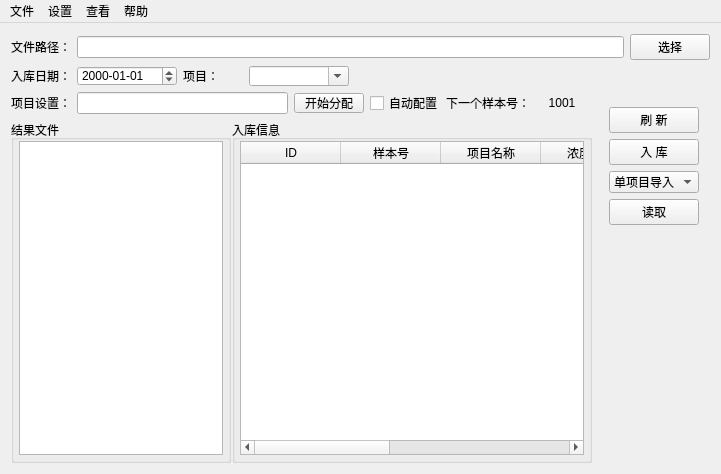
<?xml version="1.0" encoding="UTF-8"?>
<ui version="4.0">
 <class>BaseWindow</class>
 <widget class="QMainWindow" name="BaseWindow">
  <property name="geometry">
   <rect>
    <x>0</x>
    <y>0</y>
    <width>721</width>
    <height>474</height>
   </rect>
  </property>
  <property name="windowTitle">
   <string>MainWindow</string>
  </property>
  <property name="windowIcon">
   <iconset resource="pics.qrc">
    <normaloff>:/pics/analysis_128px.png</normaloff>:/pics/analysis_128px.png</iconset>
  </property>
  <widget class="QWidget" name="centralWidget">
   <layout class="QVBoxLayout" name="verticalLayout_3">
    <item>
     <layout class="QHBoxLayout" name="horizontalLayout">
      <item>
       <widget class="QLabel" name="label">
        <property name="sizePolicy">
         <sizepolicy hsizetype="Fixed" vsizetype="Fixed">
          <horstretch>0</horstretch>
          <verstretch>0</verstretch>
         </sizepolicy>
        </property>
        <property name="text">
         <string>文件路径：</string>
        </property>
       </widget>
      </item>
      <item>
       <widget class="QLineEdit" name="FilePath_LineEdit">
        <property name="readOnly">
         <bool>true</bool>
        </property>
       </widget>
      </item>
      <item>
       <widget class="QPushButton" name="Select_PushButton">
        <property name="sizePolicy">
         <sizepolicy hsizetype="Fixed" vsizetype="Fixed">
          <horstretch>0</horstretch>
          <verstretch>0</verstretch>
         </sizepolicy>
        </property>
        <property name="text">
         <string>选择</string>
        </property>
       </widget>
      </item>
     </layout>
    </item>
    <item>
     <layout class="QHBoxLayout" name="horizontalLayout_7">
      <item>
       <layout class="QVBoxLayout" name="main_VerticalLayout">
        <item>
         <layout class="QHBoxLayout" name="item_HorizontalLayout">
          <item>
           <widget class="QLabel" name="date_Label">
            <property name="sizePolicy">
             <sizepolicy hsizetype="Fixed" vsizetype="Fixed">
              <horstretch>0</horstretch>
              <verstretch>0</verstretch>
             </sizepolicy>
            </property>
            <property name="minimumSize">
             <size>
              <width>60</width>
              <height>20</height>
             </size>
            </property>
            <property name="maximumSize">
             <size>
              <width>60</width>
              <height>20</height>
             </size>
            </property>
            <property name="text">
             <string>入库日期：</string>
            </property>
           </widget>
          </item>
          <item>
           <widget class="QDateEdit" name="SampleDate_DateEdit">
            <property name="sizePolicy">
             <sizepolicy hsizetype="Fixed" vsizetype="Fixed">
              <horstretch>0</horstretch>
              <verstretch>0</verstretch>
             </sizepolicy>
            </property>
            <property name="minimumSize">
             <size>
              <width>100</width>
              <height>20</height>
             </size>
            </property>
            <property name="maximumSize">
             <size>
              <width>100</width>
              <height>20</height>
             </size>
            </property>
            <property name="displayFormat">
             <string>yyyy-MM-dd</string>
            </property>
           </widget>
          </item>
          <item>
           <widget class="QLabel" name="item_Label">
            <property name="sizePolicy">
             <sizepolicy hsizetype="Fixed" vsizetype="Fixed">
              <horstretch>0</horstretch>
              <verstretch>0</verstretch>
             </sizepolicy>
            </property>
            <property name="minimumSize">
             <size>
              <width>60</width>
              <height>20</height>
             </size>
            </property>
            <property name="maximumSize">
             <size>
              <width>60</width>
              <height>20</height>
             </size>
            </property>
            <property name="text">
             <string>项目：</string>
            </property>
           </widget>
          </item>
          <item>
           <widget class="QComboBox" name="ItemCode_ComboBox">
            <property name="sizePolicy">
             <sizepolicy hsizetype="Fixed" vsizetype="Fixed">
              <horstretch>0</horstretch>
              <verstretch>0</verstretch>
             </sizepolicy>
            </property>
            <property name="minimumSize">
             <size>
              <width>100</width>
              <height>20</height>
             </size>
            </property>
            <property name="maximumSize">
             <size>
              <width>100</width>
              <height>20</height>
             </size>
            </property>
            <property name="editable">
             <bool>true</bool>
            </property>
           </widget>
          </item>
          <item>
           <widget class="QLabel" name="FileSuffix_Label">
            <property name="sizePolicy">
             <sizepolicy hsizetype="Fixed" vsizetype="Fixed">
              <horstretch>0</horstretch>
              <verstretch>0</verstretch>
             </sizepolicy>
            </property>
            <property name="minimumSize">
             <size>
              <width>60</width>
              <height>20</height>
             </size>
            </property>
            <property name="maximumSize">
             <size>
              <width>60</width>
              <height>20</height>
             </size>
            </property>
            <property name="text">
             <string/>
            </property>
            <property name="alignment">
             <set>Qt::AlignRight|Qt::AlignTrailing|Qt::AlignVCenter</set>
            </property>
           </widget>
          </item>
          <item>
           <spacer name="horizontalSpacer_2">
            <property name="orientation">
             <enum>Qt::Horizontal</enum>
            </property>
            <property name="sizeType">
             <enum>QSizePolicy::Expanding</enum>
            </property>
            <property name="sizeHint" stdset="0">
             <size>
              <width>40</width>
              <height>20</height>
             </size>
            </property>
           </spacer>
          </item>
         </layout>
        </item>
        <item>
         <layout class="QHBoxLayout" name="sample_horizontalLayout">
          <item>
           <widget class="QLabel" name="projectConfig_Label">
            <property name="sizePolicy">
             <sizepolicy hsizetype="Fixed" vsizetype="Fixed">
              <horstretch>0</horstretch>
              <verstretch>0</verstretch>
             </sizepolicy>
            </property>
            <property name="minimumSize">
             <size>
              <width>60</width>
              <height>20</height>
             </size>
            </property>
            <property name="maximumSize">
             <size>
              <width>60</width>
              <height>20</height>
             </size>
            </property>
            <property name="text">
             <string>项目设置：</string>
            </property>
           </widget>
          </item>
          <item>
           <widget class="QLineEdit" name="projectConfig_LineEdit"/>
          </item>
          <item>
           <widget class="QPushButton" name="Allocation_PushButton">
            <property name="sizePolicy">
             <sizepolicy hsizetype="Fixed" vsizetype="Fixed">
              <horstretch>0</horstretch>
              <verstretch>0</verstretch>
             </sizepolicy>
            </property>
            <property name="minimumSize">
             <size>
              <width>70</width>
              <height>20</height>
             </size>
            </property>
            <property name="maximumSize">
             <size>
              <width>70</width>
              <height>20</height>
             </size>
            </property>
            <property name="text">
             <string>开始分配</string>
            </property>
           </widget>
          </item>
          <item>
           <widget class="QCheckBox" name="autoAllocation_CheckBox">
            <property name="sizePolicy">
             <sizepolicy hsizetype="Fixed" vsizetype="Fixed">
              <horstretch>0</horstretch>
              <verstretch>0</verstretch>
             </sizepolicy>
            </property>
            <property name="minimumSize">
             <size>
              <width>70</width>
              <height>20</height>
             </size>
            </property>
            <property name="maximumSize">
             <size>
              <width>70</width>
              <height>20</height>
             </size>
            </property>
            <property name="text">
             <string>自动配置</string>
            </property>
           </widget>
          </item>
          <item>
           <widget class="QLabel" name="nextSample_Label">
            <property name="sizePolicy">
             <sizepolicy hsizetype="Fixed" vsizetype="Fixed">
              <horstretch>0</horstretch>
              <verstretch>0</verstretch>
             </sizepolicy>
            </property>
            <property name="minimumSize">
             <size>
              <width>80</width>
              <height>20</height>
             </size>
            </property>
            <property name="maximumSize">
             <size>
              <width>80</width>
              <height>20</height>
             </size>
            </property>
            <property name="text">
             <string>下一个样本号：</string>
            </property>
           </widget>
          </item>
          <item>
           <widget class="QLabel" name="nextSampleNo_Label">
            <property name="sizePolicy">
             <sizepolicy hsizetype="Fixed" vsizetype="Fixed">
              <horstretch>0</horstretch>
              <verstretch>0</verstretch>
             </sizepolicy>
            </property>
            <property name="minimumSize">
             <size>
              <width>60</width>
              <height>20</height>
             </size>
            </property>
            <property name="maximumSize">
             <size>
              <width>60</width>
              <height>20</height>
             </size>
            </property>
            <property name="text">
             <string>1001</string>
            </property>
            <property name="alignment">
             <set>Qt::AlignCenter</set>
            </property>
           </widget>
          </item>
         </layout>
        </item>
        <item>
         <layout class="QHBoxLayout" name="info_horizontalLayout" stretch="3,7">
          <property name="spacing">
           <number>1</number>
          </property>
          <item>
           <widget class="QGroupBox" name="result_GroupBox">
            <property name="sizePolicy">
             <sizepolicy hsizetype="Fixed" vsizetype="Preferred">
              <horstretch>0</horstretch>
              <verstretch>0</verstretch>
             </sizepolicy>
            </property>
            <property name="minimumSize">
             <size>
              <width>220</width>
              <height>0</height>
             </size>
            </property>
            <property name="maximumSize">
             <size>
              <width>220</width>
              <height>16777215</height>
             </size>
            </property>
            <property name="title">
             <string>结果文件</string>
            </property>
            <layout class="QHBoxLayout" name="horizontalLayout_4">
             <property name="leftMargin">
              <number>5</number>
             </property>
             <property name="topMargin">
              <number>1</number>
             </property>
             <property name="rightMargin">
              <number>5</number>
             </property>
             <property name="bottomMargin">
              <number>5</number>
             </property>
             <item>
              <widget class="QListWidget" name="listWidget">
               <property name="editTriggers">
                <set>QAbstractItemView::NoEditTriggers</set>
               </property>
               <property name="dragDropMode">
                <enum>QAbstractItemView::NoDragDrop</enum>
               </property>
              </widget>
             </item>
            </layout>
           </widget>
          </item>
          <item>
           <widget class="QGroupBox" name="groupBox_2">
            <property name="title">
             <string>入库信息</string>
            </property>
            <layout class="QHBoxLayout" name="horizontalLayout_3">
             <property name="spacing">
              <number>0</number>
             </property>
             <property name="leftMargin">
              <number>5</number>
             </property>
             <property name="topMargin">
              <number>1</number>
             </property>
             <property name="rightMargin">
              <number>5</number>
             </property>
             <property name="bottomMargin">
              <number>5</number>
             </property>
             <item>
              <widget class="QTableWidget" name="Result_TableWidget">
               <property name="styleSheet">
                <string notr="true"/>
               </property>
               <property name="selectionBehavior">
                <enum>QAbstractItemView::SelectItems</enum>
               </property>
               <property name="verticalScrollMode">
                <enum>QAbstractItemView::ScrollPerItem</enum>
               </property>
               <attribute name="verticalHeaderVisible">
                <bool>false</bool>
               </attribute>
               <column>
                <property name="text">
                 <string>ID</string>
                </property>
               </column>
               <column>
                <property name="text">
                 <string>样本号</string>
                </property>
               </column>
               <column>
                <property name="text">
                 <string>项目名称</string>
                </property>
               </column>
               <column>
                <property name="text">
                 <string>浓度水平</string>
                </property>
               </column>
               <column>
                <property name="text">
                 <string>结果</string>
                </property>
               </column>
               <column>
                <property name="text">
                 <string>日期</string>
                </property>
               </column>
               <column>
                <property name="text">
                 <string>状态</string>
                </property>
               </column>
              </widget>
             </item>
            </layout>
           </widget>
          </item>
         </layout>
        </item>
       </layout>
      </item>
      <item>
       <widget class="QWidget" name="widget" native="true">
        <layout class="QVBoxLayout" name="verticalLayout_2" stretch="0,0,1,0,0,7">
         <item>
          <spacer name="verticalSpacer_2">
           <property name="orientation">
            <enum>Qt::Vertical</enum>
           </property>
           <property name="sizeType">
            <enum>QSizePolicy::Fixed</enum>
           </property>
           <property name="sizeHint" stdset="0">
            <size>
             <width>20</width>
             <height>30</height>
            </size>
           </property>
          </spacer>
         </item>
         <item>
          <widget class="QPushButton" name="Refresh_PushButton">
           <property name="sizePolicy">
            <sizepolicy hsizetype="Preferred" vsizetype="Fixed">
             <horstretch>0</horstretch>
             <verstretch>0</verstretch>
            </sizepolicy>
           </property>
           <property name="text">
            <string>刷 新</string>
           </property>
          </widget>
         </item>
         <item>
          <widget class="QPushButton" name="Import_PushButton">
           <property name="sizePolicy">
            <sizepolicy hsizetype="Preferred" vsizetype="Fixed">
             <horstretch>0</horstretch>
             <verstretch>0</verstretch>
            </sizepolicy>
           </property>
           <property name="text">
            <string>入 库</string>
           </property>
          </widget>
         </item>
         <item>
          <widget class="QComboBox" name="comboBox">
           <item>
            <property name="text">
             <string>单项目导入</string>
            </property>
           </item>
           <item>
            <property name="text">
             <string>多项目导入</string>
            </property>
           </item>
          </widget>
         </item>
         <item>
          <widget class="QPushButton" name="Read_PushButton">
           <property name="text">
            <string>读取</string>
           </property>
          </widget>
         </item>
         <item>
          <spacer name="verticalSpacer">
           <property name="orientation">
            <enum>Qt::Vertical</enum>
           </property>
           <property name="sizeHint" stdset="0">
            <size>
             <width>17</width>
             <height>263</height>
            </size>
           </property>
          </spacer>
         </item>
        </layout>
       </widget>
      </item>
     </layout>
    </item>
   </layout>
  </widget>
  <widget class="QMenuBar" name="menuBar">
   <property name="geometry">
    <rect>
     <x>0</x>
     <y>0</y>
     <width>721</width>
     <height>23</height>
    </rect>
   </property>
   <widget class="QMenu" name="menu">
    <property name="title">
     <string>文件</string>
    </property>
    <addaction name="action_Exit"/>
   </widget>
   <widget class="QMenu" name="menu_2">
    <property name="title">
     <string>查看</string>
    </property>
    <addaction name="action_DecodeLog"/>
   </widget>
   <widget class="QMenu" name="menu_3">
    <property name="title">
     <string>设置</string>
    </property>
    <addaction name="action_DecodeSetup"/>
    <addaction name="action_ReceiveSetup"/>
   </widget>
   <widget class="QMenu" name="menu_4">
    <property name="title">
     <string>帮助</string>
    </property>
    <addaction name="action_Help"/>
   </widget>
   <addaction name="menu"/>
   <addaction name="menu_3"/>
   <addaction name="menu_2"/>
   <addaction name="menu_4"/>
  </widget>
  <action name="action_DecodeSetup">
   <property name="text">
    <string>设置</string>
   </property>
  </action>
  <action name="action_Help">
   <property name="text">
    <string>帮助</string>
   </property>
  </action>
  <action name="action_OriginalData">
   <property name="text">
    <string>查看原始数据</string>
   </property>
  </action>
  <action name="action_DecodeLog">
   <property name="text">
    <string>查看解析日志</string>
   </property>
  </action>
  <action name="action_ReadFile">
   <property name="text">
    <string>读取文件</string>
   </property>
  </action>
  <action name="action_ReHandle">
   <property name="text">
    <string>重新处理当日数据</string>
   </property>
  </action>
  <action name="action_Exit">
   <property name="text">
    <string>退出</string>
   </property>
  </action>
  <action name="action_ReceiveSetup">
   <property name="text">
    <string>接收设置</string>
   </property>
  </action>
 </widget>
 <layoutdefault spacing="6" margin="11"/>
 <resources>
  <include location="pics.qrc"/>
 </resources>
 <connections/>
</ui>
